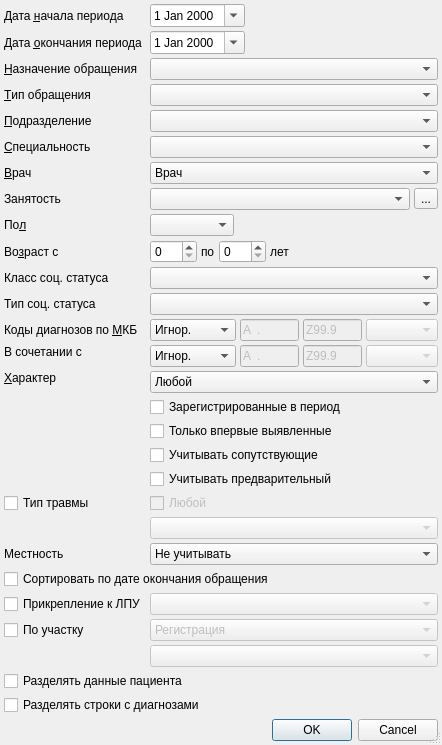
<?xml version="1.0" encoding="UTF-8"?>
<ui version="4.0">
 <class>ReportPersonSickListSetupDialog</class>
 <widget class="QDialog" name="ReportPersonSickListSetupDialog">
  <property name="windowModality">
   <enum>Qt::ApplicationModal</enum>
  </property>
  <property name="geometry">
   <rect>
    <x>0</x>
    <y>0</y>
    <width>405</width>
    <height>699</height>
   </rect>
  </property>
  <property name="windowTitle">
   <string>параметры отчёта</string>
  </property>
  <property name="sizeGripEnabled">
   <bool>true</bool>
  </property>
  <layout class="QGridLayout" name="gridLayout" columnstretch="0,10,10,10,0">
   <property name="margin">
    <number>4</number>
   </property>
   <property name="spacing">
    <number>4</number>
   </property>
   <item row="4" column="0">
    <widget class="QLabel" name="lblOrgStructure">
     <property name="text">
      <string>&amp;Подразделение</string>
     </property>
     <property name="buddy">
      <cstring>cmbOrgStructure</cstring>
     </property>
    </widget>
   </item>
   <item row="5" column="1" colspan="4">
    <widget class="CRBComboBox" name="cmbSpeciality">
     <property name="whatsThis">
      <string>&lt;html&gt;&lt;head&gt;&lt;meta name=&quot;qrichtext&quot; content=&quot;1&quot; /&gt;&lt;style type=&quot;text/css&quot;&gt;
p, li { white-space: pre-wrap; }
&lt;/style&gt;&lt;/head&gt;&lt;body style=&quot; font-family:'MS Shell Dlg 2'; font-size:8.25pt; font-weight:400; font-style:normal;&quot;&gt;
&lt;p style=&quot;-qt-paragraph-type:empty; margin-top:0px; margin-bottom:0px; margin-left:0px; margin-right:0px; -qt-block-indent:0; text-indent:0px;&quot;&gt;&lt;/p&gt;&lt;/body&gt;&lt;/html&gt;</string>
     </property>
    </widget>
   </item>
   <item row="18" column="1" colspan="4">
    <widget class="QCheckBox" name="chkAccountAccomp">
     <property name="text">
      <string>Учитывать сопутствующие</string>
     </property>
    </widget>
   </item>
   <item row="17" column="1" colspan="4">
    <widget class="QCheckBox" name="chkOnlyFirstTime">
     <property name="text">
      <string>Только впервые выявленные</string>
     </property>
    </widget>
   </item>
   <item row="23" column="0" colspan="5">
    <widget class="QCheckBox" name="chkSortByExecDate">
     <property name="text">
      <string>Сортировать по дате окончания обращения</string>
     </property>
    </widget>
   </item>
   <item row="26" column="1" colspan="4">
    <widget class="COrgStructureComboBox" name="cmbFilterAddressOrgStructure">
     <property name="enabled">
      <bool>false</bool>
     </property>
    </widget>
   </item>
   <item row="25" column="0">
    <widget class="QCheckBox" name="chkFilterAddressOrgStructure">
     <property name="text">
      <string>По участку</string>
     </property>
    </widget>
   </item>
   <item row="29" column="0">
    <spacer>
     <property name="orientation">
      <enum>Qt::Vertical</enum>
     </property>
     <property name="sizeHint" stdset="0">
      <size>
       <width>129</width>
       <height>20</height>
      </size>
     </property>
    </spacer>
   </item>
   <item row="19" column="1" colspan="4">
    <widget class="QCheckBox" name="chkAccountPreliminary">
     <property name="text">
      <string>Учитывать предварительный</string>
     </property>
    </widget>
   </item>
   <item row="30" column="0" colspan="5">
    <widget class="QDialogButtonBox" name="buttonBox">
     <property name="orientation">
      <enum>Qt::Horizontal</enum>
     </property>
     <property name="standardButtons">
      <set>QDialogButtonBox::Cancel|QDialogButtonBox::Ok</set>
     </property>
    </widget>
   </item>
   <item row="21" column="1" colspan="4">
    <widget class="CRBComboBox" name="cmbTraumaType">
     <property name="enabled">
      <bool>false</bool>
     </property>
    </widget>
   </item>
   <item row="20" column="1" colspan="4">
    <widget class="QCheckBox" name="chkTraumaTypeAny">
     <property name="enabled">
      <bool>false</bool>
     </property>
     <property name="text">
      <string>Любой</string>
     </property>
    </widget>
   </item>
   <item row="22" column="1" colspan="4">
    <widget class="QComboBox" name="cmbLocality">
     <item>
      <property name="text">
       <string>Не учитывать</string>
      </property>
     </item>
     <item>
      <property name="text">
       <string>Городские жители</string>
      </property>
     </item>
     <item>
      <property name="text">
       <string>Сельские жители</string>
      </property>
     </item>
    </widget>
   </item>
   <item row="20" column="0">
    <widget class="QCheckBox" name="chkTraumaType">
     <property name="text">
      <string>Тип травмы</string>
     </property>
    </widget>
   </item>
   <item row="22" column="0">
    <widget class="QLabel" name="lblLocality">
     <property name="text">
      <string>Местность</string>
     </property>
     <property name="buddy">
      <cstring>cmbLocality</cstring>
     </property>
    </widget>
   </item>
   <item row="8" column="1">
    <widget class="QComboBox" name="cmbSex">
     <item>
      <property name="text">
       <string/>
      </property>
     </item>
     <item>
      <property name="text">
       <string>М</string>
      </property>
     </item>
     <item>
      <property name="text">
       <string>Ж</string>
      </property>
     </item>
    </widget>
   </item>
   <item row="1" column="1" colspan="2">
    <widget class="CDateEdit" name="edtEndDate">
     <property name="sizePolicy">
      <sizepolicy hsizetype="Maximum" vsizetype="Fixed">
       <horstretch>0</horstretch>
       <verstretch>0</verstretch>
      </sizepolicy>
     </property>
     <property name="calendarPopup">
      <bool>true</bool>
     </property>
    </widget>
   </item>
   <item row="15" column="1" colspan="4">
    <widget class="QComboBox" name="cmbCharacterClass">
     <property name="whatsThis">
      <string>&lt;html&gt;&lt;head&gt;&lt;meta name=&quot;qrichtext&quot; content=&quot;1&quot; /&gt;&lt;style type=&quot;text/css&quot;&gt;
p, li { white-space: pre-wrap; }
&lt;/style&gt;&lt;/head&gt;&lt;body style=&quot; font-family:'MS Shell Dlg 2'; font-size:8.25pt; font-weight:400; font-style:normal;&quot;&gt;
&lt;p style=&quot;-qt-paragraph-type:empty; margin-top:0px; margin-bottom:0px; margin-left:0px; margin-right:0px; -qt-block-indent:0; text-indent:0px;&quot;&gt;&lt;/p&gt;&lt;/body&gt;&lt;/html&gt;</string>
     </property>
     <item>
      <property name="text">
       <string>Любой</string>
      </property>
     </item>
     <item>
      <property name="text">
       <string>Острый</string>
      </property>
     </item>
     <item>
      <property name="text">
       <string>Хронический</string>
      </property>
     </item>
     <item>
      <property name="text">
       <string>Острый или хронический</string>
      </property>
     </item>
     <item>
      <property name="text">
       <string>Фактор</string>
      </property>
     </item>
    </widget>
   </item>
   <item row="14" column="0" rowspan="2">
    <widget class="QLabel" name="lblDiseaseCharacter">
     <property name="text">
      <string>&amp;Характер</string>
     </property>
     <property name="buddy">
      <cstring>cmbCharacterClass</cstring>
     </property>
    </widget>
   </item>
   <item row="9" column="1" colspan="4">
    <widget class="QFrame" name="frmAge">
     <property name="frameShape">
      <enum>QFrame::NoFrame</enum>
     </property>
     <property name="frameShadow">
      <enum>QFrame::Raised</enum>
     </property>
     <layout class="QHBoxLayout">
      <property name="spacing">
       <number>4</number>
      </property>
      <property name="margin">
       <number>0</number>
      </property>
      <item>
       <widget class="QSpinBox" name="edtAgeFrom">
        <property name="sizePolicy">
         <sizepolicy hsizetype="Maximum" vsizetype="Fixed">
          <horstretch>0</horstretch>
          <verstretch>0</verstretch>
         </sizepolicy>
        </property>
        <property name="maximum">
         <number>150</number>
        </property>
       </widget>
      </item>
      <item>
       <widget class="QLabel" name="lblAgeTo">
        <property name="text">
         <string>по</string>
        </property>
        <property name="buddy">
         <cstring>edtAgeTo</cstring>
        </property>
       </widget>
      </item>
      <item>
       <widget class="QSpinBox" name="edtAgeTo">
        <property name="sizePolicy">
         <sizepolicy hsizetype="Maximum" vsizetype="Fixed">
          <horstretch>0</horstretch>
          <verstretch>0</verstretch>
         </sizepolicy>
        </property>
        <property name="maximum">
         <number>150</number>
        </property>
       </widget>
      </item>
      <item>
       <widget class="QLabel" name="lblAgeYears">
        <property name="text">
         <string>лет</string>
        </property>
        <property name="buddy">
         <cstring>edtAgeTo</cstring>
        </property>
       </widget>
      </item>
      <item>
       <spacer>
        <property name="orientation">
         <enum>Qt::Horizontal</enum>
        </property>
        <property name="sizeHint" stdset="0">
         <size>
          <width>21</width>
          <height>20</height>
         </size>
        </property>
       </spacer>
      </item>
     </layout>
    </widget>
   </item>
   <item row="5" column="0">
    <widget class="QLabel" name="lblSpeciality">
     <property name="text">
      <string>&amp;Специальность</string>
     </property>
     <property name="buddy">
      <cstring>cmbSpeciality</cstring>
     </property>
    </widget>
   </item>
   <item row="7" column="0">
    <widget class="QLabel" name="lblWorkOrganisation">
     <property name="text">
      <string>Занятость</string>
     </property>
     <property name="buddy">
      <cstring>cmbWorkOrganisation</cstring>
     </property>
    </widget>
   </item>
   <item row="9" column="0">
    <widget class="QLabel" name="lblAge">
     <property name="text">
      <string>Во&amp;зраст с</string>
     </property>
     <property name="buddy">
      <cstring>edtAgeFrom</cstring>
     </property>
    </widget>
   </item>
   <item row="6" column="1" colspan="4">
    <widget class="CPersonComboBoxEx" name="cmbPerson">
     <property name="whatsThis">
      <string>&lt;html&gt;&lt;head&gt;&lt;meta name=&quot;qrichtext&quot; content=&quot;1&quot; /&gt;&lt;style type=&quot;text/css&quot;&gt;
p, li { white-space: pre-wrap; }
&lt;/style&gt;&lt;/head&gt;&lt;body style=&quot; font-family:'MS Shell Dlg 2'; font-size:8.25pt; font-weight:400; font-style:normal;&quot;&gt;
&lt;p style=&quot;-qt-paragraph-type:empty; margin-top:0px; margin-bottom:0px; margin-left:0px; margin-right:0px; -qt-block-indent:0; text-indent:0px;&quot;&gt;&lt;/p&gt;&lt;/body&gt;&lt;/html&gt;</string>
     </property>
     <item>
      <property name="text">
       <string>Врач</string>
      </property>
     </item>
    </widget>
   </item>
   <item row="0" column="1" colspan="2">
    <widget class="CDateEdit" name="edtBegDate">
     <property name="sizePolicy">
      <sizepolicy hsizetype="Maximum" vsizetype="Fixed">
       <horstretch>0</horstretch>
       <verstretch>0</verstretch>
      </sizepolicy>
     </property>
     <property name="calendarPopup">
      <bool>true</bool>
     </property>
    </widget>
   </item>
   <item row="25" column="1" colspan="4">
    <widget class="QComboBox" name="cmbFilterAddressOrgStructureType">
     <property name="enabled">
      <bool>false</bool>
     </property>
     <item>
      <property name="text">
       <string>Регистрация</string>
      </property>
     </item>
     <item>
      <property name="text">
       <string>Проживание</string>
      </property>
     </item>
     <item>
      <property name="text">
       <string>Регистрация или проживание</string>
      </property>
     </item>
     <item>
      <property name="text">
       <string>Прикрепление</string>
      </property>
     </item>
     <item>
      <property name="text">
       <string>Регистрация или прикрепление</string>
      </property>
     </item>
     <item>
      <property name="text">
       <string>Проживание или прикрепление</string>
      </property>
     </item>
     <item>
      <property name="text">
       <string>Регистрация, проживание или прикрепление</string>
      </property>
     </item>
    </widget>
   </item>
   <item row="8" column="0">
    <widget class="QLabel" name="lblSex">
     <property name="text">
      <string>По&amp;л</string>
     </property>
     <property name="buddy">
      <cstring>cmbSex</cstring>
     </property>
    </widget>
   </item>
   <item row="4" column="1" colspan="4">
    <widget class="COrgStructureComboBox" name="cmbOrgStructure"/>
   </item>
   <item row="3" column="0">
    <widget class="QLabel" name="lblEventType">
     <property name="text">
      <string>&amp;Тип обращения</string>
     </property>
     <property name="buddy">
      <cstring>cmbEventType</cstring>
     </property>
    </widget>
   </item>
   <item row="12" column="1" colspan="4">
    <widget class="QFrame" name="frmMKB">
     <property name="frameShape">
      <enum>QFrame::NoFrame</enum>
     </property>
     <property name="frameShadow">
      <enum>QFrame::Raised</enum>
     </property>
     <layout class="QGridLayout">
      <property name="horizontalSpacing">
       <number>4</number>
      </property>
      <property name="verticalSpacing">
       <number>0</number>
      </property>
      <property name="margin">
       <number>0</number>
      </property>
      <item row="0" column="3">
       <widget class="CRBComboBox" name="cmbPhase">
        <property name="enabled">
         <bool>false</bool>
        </property>
       </widget>
      </item>
      <item row="0" column="0">
       <widget class="QComboBox" name="cmbMKBFilter">
        <property name="sizePolicy">
         <sizepolicy hsizetype="Preferred" vsizetype="Fixed">
          <horstretch>0</horstretch>
          <verstretch>0</verstretch>
         </sizepolicy>
        </property>
        <property name="minimumSize">
         <size>
          <width>0</width>
          <height>0</height>
         </size>
        </property>
        <property name="maximumSize">
         <size>
          <width>16777215</width>
          <height>16777215</height>
         </size>
        </property>
        <item>
         <property name="text">
          <string>Игнор.</string>
         </property>
        </item>
        <item>
         <property name="text">
          <string>Интервал</string>
         </property>
        </item>
       </widget>
      </item>
      <item row="0" column="1">
       <widget class="CICDCodeEdit" name="edtMKBFrom">
        <property name="enabled">
         <bool>false</bool>
        </property>
        <property name="sizePolicy">
         <sizepolicy hsizetype="Preferred" vsizetype="Fixed">
          <horstretch>0</horstretch>
          <verstretch>0</verstretch>
         </sizepolicy>
        </property>
        <property name="minimumSize">
         <size>
          <width>0</width>
          <height>0</height>
         </size>
        </property>
        <property name="maximumSize">
         <size>
          <width>16777215</width>
          <height>16777215</height>
         </size>
        </property>
        <property name="inputMask">
         <string>a00.00; </string>
        </property>
        <property name="text">
         <string>A.</string>
        </property>
        <property name="maxLength">
         <number>6</number>
        </property>
       </widget>
      </item>
      <item row="0" column="2">
       <widget class="CICDCodeEdit" name="edtMKBTo">
        <property name="enabled">
         <bool>false</bool>
        </property>
        <property name="sizePolicy">
         <sizepolicy hsizetype="Preferred" vsizetype="Fixed">
          <horstretch>0</horstretch>
          <verstretch>0</verstretch>
         </sizepolicy>
        </property>
        <property name="maximumSize">
         <size>
          <width>16777215</width>
          <height>16777215</height>
         </size>
        </property>
        <property name="inputMask">
         <string>a00.00; </string>
        </property>
        <property name="text">
         <string>Z99.9</string>
        </property>
        <property name="maxLength">
         <number>6</number>
        </property>
       </widget>
      </item>
     </layout>
    </widget>
   </item>
   <item row="10" column="0">
    <widget class="QLabel" name="lblSocStatusClass">
     <property name="text">
      <string>Класс соц. статуса</string>
     </property>
    </widget>
   </item>
   <item row="1" column="0">
    <widget class="QLabel" name="lblEndDate">
     <property name="text">
      <string>Дата &amp;окончания периода</string>
     </property>
     <property name="buddy">
      <cstring>edtEndDate</cstring>
     </property>
    </widget>
   </item>
   <item row="0" column="0">
    <widget class="QLabel" name="lblBegDate">
     <property name="text">
      <string>Дата &amp;начала периода</string>
     </property>
     <property name="buddy">
      <cstring>edtBegDate</cstring>
     </property>
    </widget>
   </item>
   <item row="1" column="3" colspan="2">
    <spacer>
     <property name="orientation">
      <enum>Qt::Horizontal</enum>
     </property>
     <property name="sizeHint" stdset="0">
      <size>
       <width>91</width>
       <height>20</height>
      </size>
     </property>
    </spacer>
   </item>
   <item row="7" column="4">
    <widget class="QToolButton" name="btnSelectWorkOrganisation">
     <property name="text">
      <string>...</string>
     </property>
     <property name="arrowType">
      <enum>Qt::NoArrow</enum>
     </property>
    </widget>
   </item>
   <item row="0" column="3" colspan="2">
    <spacer>
     <property name="orientation">
      <enum>Qt::Horizontal</enum>
     </property>
     <property name="sizeHint" stdset="0">
      <size>
       <width>91</width>
       <height>20</height>
      </size>
     </property>
    </spacer>
   </item>
   <item row="3" column="1" colspan="4">
    <widget class="CRBComboBox" name="cmbEventType">
     <property name="whatsThis">
      <string>&lt;html&gt;&lt;head&gt;&lt;meta name=&quot;qrichtext&quot; content=&quot;1&quot; /&gt;&lt;style type=&quot;text/css&quot;&gt;
p, li { white-space: pre-wrap; }
&lt;/style&gt;&lt;/head&gt;&lt;body style=&quot; font-family:'MS Shell Dlg 2'; font-size:8.25pt; font-weight:400; font-style:normal;&quot;&gt;
&lt;p style=&quot;-qt-paragraph-type:empty; margin-top:0px; margin-bottom:0px; margin-left:0px; margin-right:0px; -qt-block-indent:0; text-indent:0px;&quot;&gt;&lt;/p&gt;&lt;/body&gt;&lt;/html&gt;</string>
     </property>
    </widget>
   </item>
   <item row="13" column="1" rowspan="2" colspan="4">
    <widget class="QFrame" name="frmMKBEx">
     <property name="frameShape">
      <enum>QFrame::NoFrame</enum>
     </property>
     <property name="frameShadow">
      <enum>QFrame::Raised</enum>
     </property>
     <layout class="QGridLayout">
      <property name="horizontalSpacing">
       <number>4</number>
      </property>
      <property name="verticalSpacing">
       <number>0</number>
      </property>
      <property name="margin">
       <number>0</number>
      </property>
      <item row="0" column="0">
       <widget class="QComboBox" name="cmbMKBExFilter">
        <property name="sizePolicy">
         <sizepolicy hsizetype="Preferred" vsizetype="Fixed">
          <horstretch>0</horstretch>
          <verstretch>0</verstretch>
         </sizepolicy>
        </property>
        <property name="minimumSize">
         <size>
          <width>0</width>
          <height>0</height>
         </size>
        </property>
        <property name="maximumSize">
         <size>
          <width>16777215</width>
          <height>16777215</height>
         </size>
        </property>
        <item>
         <property name="text">
          <string>Игнор.</string>
         </property>
        </item>
        <item>
         <property name="text">
          <string>Интервал</string>
         </property>
        </item>
       </widget>
      </item>
      <item row="0" column="1">
       <widget class="CICDCodeEdit" name="edtMKBExFrom">
        <property name="enabled">
         <bool>false</bool>
        </property>
        <property name="sizePolicy">
         <sizepolicy hsizetype="Preferred" vsizetype="Fixed">
          <horstretch>0</horstretch>
          <verstretch>0</verstretch>
         </sizepolicy>
        </property>
        <property name="minimumSize">
         <size>
          <width>0</width>
          <height>0</height>
         </size>
        </property>
        <property name="maximumSize">
         <size>
          <width>16777215</width>
          <height>16777215</height>
         </size>
        </property>
        <property name="inputMask">
         <string>a00.00; </string>
        </property>
        <property name="text">
         <string>A.</string>
        </property>
        <property name="maxLength">
         <number>6</number>
        </property>
       </widget>
      </item>
      <item row="0" column="2">
       <widget class="CICDCodeEdit" name="edtMKBExTo">
        <property name="enabled">
         <bool>false</bool>
        </property>
        <property name="sizePolicy">
         <sizepolicy hsizetype="Preferred" vsizetype="Fixed">
          <horstretch>0</horstretch>
          <verstretch>0</verstretch>
         </sizepolicy>
        </property>
        <property name="minimumSize">
         <size>
          <width>0</width>
          <height>0</height>
         </size>
        </property>
        <property name="maximumSize">
         <size>
          <width>16777215</width>
          <height>16777215</height>
         </size>
        </property>
        <property name="inputMask">
         <string>a00.00; </string>
        </property>
        <property name="text">
         <string>Z99.9</string>
        </property>
        <property name="maxLength">
         <number>6</number>
        </property>
       </widget>
      </item>
      <item row="0" column="3">
       <widget class="CRBComboBox" name="cmbPhaseEx">
        <property name="enabled">
         <bool>false</bool>
        </property>
       </widget>
      </item>
     </layout>
    </widget>
   </item>
   <item row="8" column="2" colspan="3">
    <spacer>
     <property name="orientation">
      <enum>Qt::Horizontal</enum>
     </property>
     <property name="sizeHint" stdset="0">
      <size>
       <width>141</width>
       <height>20</height>
      </size>
     </property>
    </spacer>
   </item>
   <item row="12" column="0">
    <widget class="QLabel" name="lblMKB">
     <property name="text">
      <string>Коды диагнозов по &amp;МКБ</string>
     </property>
     <property name="buddy">
      <cstring>cmbMKBFilter</cstring>
     </property>
    </widget>
   </item>
   <item row="7" column="1" colspan="3">
    <widget class="COrgComboBox" name="cmbWorkOrganisation"/>
   </item>
   <item row="2" column="0">
    <widget class="QLabel" name="lblEventPurpose">
     <property name="text">
      <string>&amp;Назначение обращения</string>
     </property>
     <property name="buddy">
      <cstring>cmbEventPurpose</cstring>
     </property>
    </widget>
   </item>
   <item row="2" column="1" colspan="4">
    <widget class="CRBComboBox" name="cmbEventPurpose">
     <property name="whatsThis">
      <string>&lt;html&gt;&lt;head&gt;&lt;meta name=&quot;qrichtext&quot; content=&quot;1&quot; /&gt;&lt;style type=&quot;text/css&quot;&gt;
p, li { white-space: pre-wrap; }
&lt;/style&gt;&lt;/head&gt;&lt;body style=&quot; font-family:'MS Shell Dlg 2'; font-size:8.25pt; font-weight:400; font-style:normal;&quot;&gt;
&lt;p style=&quot;-qt-paragraph-type:empty; margin-top:0px; margin-bottom:0px; margin-left:0px; margin-right:0px; -qt-block-indent:0; text-indent:0px;&quot;&gt;&lt;/p&gt;&lt;/body&gt;&lt;/html&gt;</string>
     </property>
    </widget>
   </item>
   <item row="6" column="0">
    <widget class="QLabel" name="lblPerson">
     <property name="text">
      <string>&amp;Врач</string>
     </property>
     <property name="buddy">
      <cstring>cmbPerson</cstring>
     </property>
    </widget>
   </item>
   <item row="13" column="0">
    <widget class="QLabel" name="lblMKBEx">
     <property name="text">
      <string>В сочетании с</string>
     </property>
     <property name="buddy">
      <cstring>cmbMKBExFilter</cstring>
     </property>
    </widget>
   </item>
   <item row="24" column="0">
    <widget class="QCheckBox" name="chkFilterAttach">
     <property name="text">
      <string>Прикрепление к ЛПУ</string>
     </property>
    </widget>
   </item>
   <item row="24" column="1" colspan="4">
    <widget class="CPolyclinicComboBox" name="cmbFilterAttachOrganisation">
     <property name="enabled">
      <bool>false</bool>
     </property>
     <property name="sizePolicy">
      <sizepolicy hsizetype="Ignored" vsizetype="Fixed">
       <horstretch>0</horstretch>
       <verstretch>0</verstretch>
      </sizepolicy>
     </property>
    </widget>
   </item>
   <item row="16" column="1" colspan="4">
    <widget class="QCheckBox" name="chkRegisteredInPeriod">
     <property name="text">
      <string>Зарегистрированные в период</string>
     </property>
    </widget>
   </item>
   <item row="27" column="0" colspan="5">
    <widget class="QCheckBox" name="chkSplitClientColumn">
     <property name="text">
      <string>Разделять данные пациента</string>
     </property>
    </widget>
   </item>
   <item row="28" column="0" colspan="5">
    <widget class="QCheckBox" name="chkSplitDiagnosises">
     <property name="text">
      <string>Разделять строки с диагнозами</string>
     </property>
    </widget>
   </item>
   <item row="10" column="1" colspan="4">
    <widget class="CSocStatusComboBox" name="cmbSocStatusClass"/>
   </item>
   <item row="11" column="0">
    <widget class="QLabel" name="lblSocStatusType">
     <property name="text">
      <string>Тип соц. статуса</string>
     </property>
    </widget>
   </item>
   <item row="11" column="1" colspan="4">
    <widget class="CRBComboBox" name="cmbSocStatusType"/>
   </item>
  </layout>
 </widget>
 <customwidgets>
  <customwidget>
   <class>CRBComboBox</class>
   <extends>QComboBox</extends>
   <header>library/crbcombobox.h</header>
  </customwidget>
  <customwidget>
   <class>CDateEdit</class>
   <extends>QDateEdit</extends>
   <header>library/DateEdit</header>
  </customwidget>
  <customwidget>
   <class>COrgComboBox</class>
   <extends>QComboBox</extends>
   <header>Orgs/OrgComboBox.h</header>
  </customwidget>
  <customwidget>
   <class>COrgStructureComboBox</class>
   <extends>QComboBox</extends>
   <header>Orgs/OrgStructComboBoxes.h</header>
  </customwidget>
  <customwidget>
   <class>CPersonComboBoxEx</class>
   <extends>QComboBox</extends>
   <header>Orgs/PersonComboBoxEx.h</header>
  </customwidget>
  <customwidget>
   <class>CICDCodeEdit</class>
   <extends>QLineEdit</extends>
   <header>library/ICDCodeEdit.h</header>
  </customwidget>
  <customwidget>
   <class>CPolyclinicComboBox</class>
   <extends>QComboBox</extends>
   <header>Orgs/OrgComboBox.h</header>
  </customwidget>
  <customwidget>
   <class>CSocStatusComboBox</class>
   <extends>QComboBox</extends>
   <header>Registry/SocStatusComboBox.h</header>
  </customwidget>
 </customwidgets>
 <tabstops>
  <tabstop>edtBegDate</tabstop>
  <tabstop>edtEndDate</tabstop>
  <tabstop>cmbEventPurpose</tabstop>
  <tabstop>cmbEventType</tabstop>
  <tabstop>cmbOrgStructure</tabstop>
  <tabstop>cmbSpeciality</tabstop>
  <tabstop>cmbPerson</tabstop>
  <tabstop>cmbWorkOrganisation</tabstop>
  <tabstop>btnSelectWorkOrganisation</tabstop>
  <tabstop>cmbSex</tabstop>
  <tabstop>edtAgeFrom</tabstop>
  <tabstop>edtAgeTo</tabstop>
  <tabstop>cmbMKBFilter</tabstop>
  <tabstop>edtMKBFrom</tabstop>
  <tabstop>edtMKBTo</tabstop>
  <tabstop>cmbPhase</tabstop>
  <tabstop>cmbMKBExFilter</tabstop>
  <tabstop>edtMKBExFrom</tabstop>
  <tabstop>edtMKBExTo</tabstop>
  <tabstop>cmbPhaseEx</tabstop>
  <tabstop>cmbCharacterClass</tabstop>
  <tabstop>chkRegisteredInPeriod</tabstop>
  <tabstop>chkOnlyFirstTime</tabstop>
  <tabstop>chkAccountAccomp</tabstop>
  <tabstop>chkAccountPreliminary</tabstop>
  <tabstop>chkTraumaType</tabstop>
  <tabstop>chkTraumaTypeAny</tabstop>
  <tabstop>cmbTraumaType</tabstop>
  <tabstop>cmbLocality</tabstop>
  <tabstop>chkSortByExecDate</tabstop>
  <tabstop>chkFilterAddressOrgStructure</tabstop>
  <tabstop>cmbFilterAddressOrgStructureType</tabstop>
  <tabstop>cmbFilterAddressOrgStructure</tabstop>
  <tabstop>buttonBox</tabstop>
  <tabstop>chkFilterAttach</tabstop>
  <tabstop>cmbFilterAttachOrganisation</tabstop>
 </tabstops>
 <resources/>
 <connections>
  <connection>
   <sender>buttonBox</sender>
   <signal>accepted()</signal>
   <receiver>ReportPersonSickListSetupDialog</receiver>
   <slot>accept()</slot>
   <hints>
    <hint type="sourcelabel">
     <x>132</x>
     <y>768</y>
    </hint>
    <hint type="destinationlabel">
     <x>65</x>
     <y>418</y>
    </hint>
   </hints>
  </connection>
  <connection>
   <sender>buttonBox</sender>
   <signal>rejected()</signal>
   <receiver>ReportPersonSickListSetupDialog</receiver>
   <slot>reject()</slot>
   <hints>
    <hint type="sourcelabel">
     <x>245</x>
     <y>768</y>
    </hint>
    <hint type="destinationlabel">
     <x>267</x>
     <y>420</y>
    </hint>
   </hints>
  </connection>
  <connection>
   <sender>chkTraumaType</sender>
   <signal>toggled(bool)</signal>
   <receiver>cmbTraumaType</receiver>
   <slot>setEnabled(bool)</slot>
   <hints>
    <hint type="sourcelabel">
     <x>85</x>
     <y>453</y>
    </hint>
    <hint type="destinationlabel">
     <x>461</x>
     <y>480</y>
    </hint>
   </hints>
  </connection>
  <connection>
   <sender>chkTraumaType</sender>
   <signal>toggled(bool)</signal>
   <receiver>chkTraumaTypeAny</receiver>
   <slot>setEnabled(bool)</slot>
   <hints>
    <hint type="sourcelabel">
     <x>85</x>
     <y>453</y>
    </hint>
    <hint type="destinationlabel">
     <x>461</x>
     <y>453</y>
    </hint>
   </hints>
  </connection>
  <connection>
   <sender>chkTraumaTypeAny</sender>
   <signal>toggled(bool)</signal>
   <receiver>cmbTraumaType</receiver>
   <slot>setDisabled(bool)</slot>
   <hints>
    <hint type="sourcelabel">
     <x>461</x>
     <y>453</y>
    </hint>
    <hint type="destinationlabel">
     <x>461</x>
     <y>480</y>
    </hint>
   </hints>
  </connection>
  <connection>
   <sender>chkFilterAddressOrgStructure</sender>
   <signal>toggled(bool)</signal>
   <receiver>cmbFilterAddressOrgStructureType</receiver>
   <slot>setEnabled(bool)</slot>
   <hints>
    <hint type="sourcelabel">
     <x>81</x>
     <y>585</y>
    </hint>
    <hint type="destinationlabel">
     <x>416</x>
     <y>586</y>
    </hint>
   </hints>
  </connection>
  <connection>
   <sender>chkFilterAddressOrgStructure</sender>
   <signal>toggled(bool)</signal>
   <receiver>cmbFilterAddressOrgStructure</receiver>
   <slot>setEnabled(bool)</slot>
   <hints>
    <hint type="sourcelabel">
     <x>81</x>
     <y>585</y>
    </hint>
    <hint type="destinationlabel">
     <x>416</x>
     <y>613</y>
    </hint>
   </hints>
  </connection>
  <connection>
   <sender>chkFilterAttach</sender>
   <signal>toggled(bool)</signal>
   <receiver>cmbFilterAttachOrganisation</receiver>
   <slot>setEnabled(bool)</slot>
   <hints>
    <hint type="sourcelabel">
     <x>125</x>
     <y>540</y>
    </hint>
    <hint type="destinationlabel">
     <x>202</x>
     <y>542</y>
    </hint>
   </hints>
  </connection>
 </connections>
</ui>
